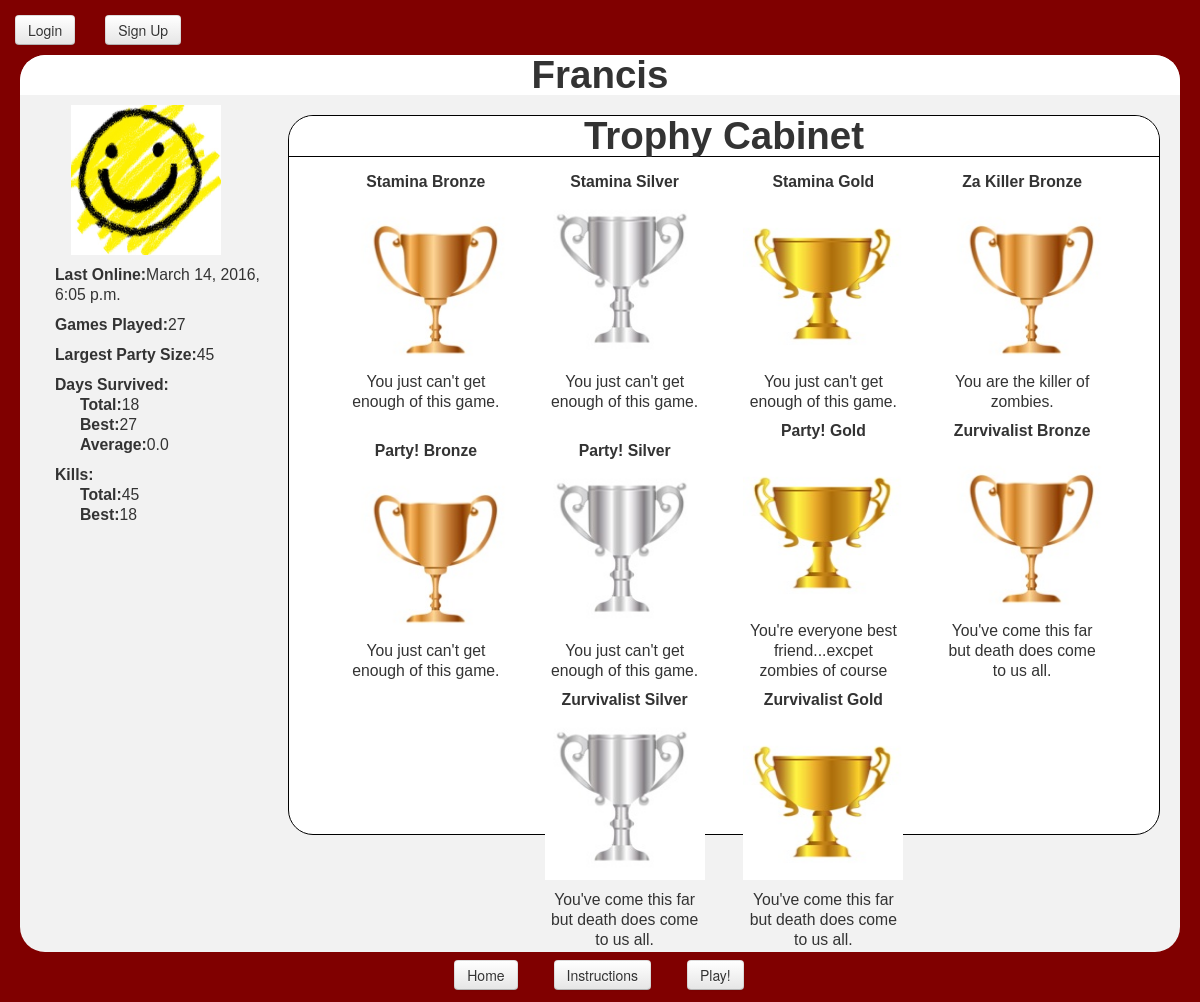
Page /zombie_search/profile/francis/ on the earlier database version.
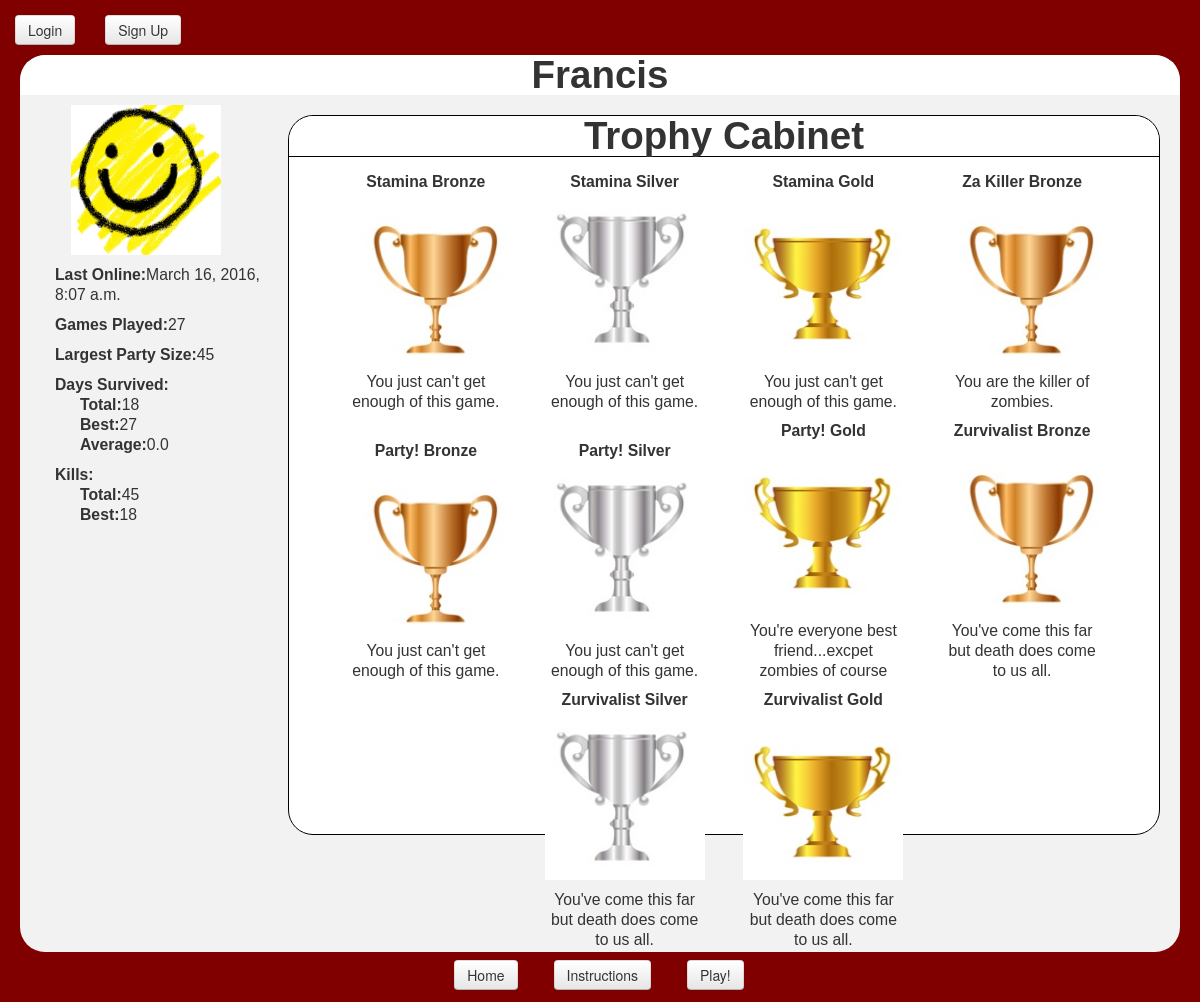
Same page on the later database version.
### zombie_search/models.py (models this page shows, shortened)
class Player(models.Model):
    user = models.OneToOneField(User)
    profile_picture = models.ImageField(upload_to = "player-proflies", blank=True)
    player_state = PickledObjectField()
    update_state = PickledObjectField()
    street = PickledObjectField()
    game_state = PickledObjectField()
    games_played = models.IntegerField(default=0)
    total_days = models.IntegerField(default=0)
    avg_days = models.FloatField(default=0.0)
    most_days_survived = models.IntegerField(default=0)
    most_kills = models.IntegerField(default=0)
    total_kills = models.IntegerField(default=0)
    most_people = models.IntegerField(default=0)
    slug = models.SlugField(unique=True)

### zombie_search/views.py (the view)
# urls.py: url(r'^profile/(?P<user_slug>[\w\-]+)/$', views.profile, name ='profile'),
def profile(request, user_slug):
    context = RequestContext(request)
    try:
        player = Player.objects.get(slug=user_slug)
    except:
        player = None
    a = Achievement.objects.filter(player=player)
    player_badges = []
    for achievement in a:
        badge = achievement.badge
        player_badges += [badge]
    u = player.user == request.user
    context_dict = {'player': player,
					'badges': player_badges,
					'u': u,
                    'slug': get_user_slug(request),
                    }
    return render_to_response('zombie_search/Profile.html', context_dict, context)

### zombie_search/models.py (called while the page is built)
    def __unicode__(self):
        return self.type

### zombie_search/views.py (called while the page is built)
def get_user_slug(request):
    username = request.user
    try:
        player = Player.objects.get(user = username)
        user_slug = player.slug
    except:
        user_slug = None
    return user_slug

### templates/zombie_search/Profile.html (shortened to what this page needs)
{% extends 'zombie_search/Base.html' %}
{% load static %}
{% block header %}{{ player.user.username }}{% endblock %}
{% block body %}
{% if player %}
	<div id="player_stats">
		{% if player.profile_picture %}
			<img src="{{ player.profile_picture }}" alt= "{{ player.user.username }}'s profile picture" />
		{% else %}
			<img src="{% static 'img/default_profilepic.jpg' %}" alt="default profile pic" />
		{% endif %}
		<ul>
			<li><strong>Last Online:</strong>{{ player.user.last_login }}</li>
			<li style="margin-top:10px"><strong>Games Played:</strong>{{ player.games_played }}</li>
			<li style="margin-top:10px"><strong>Largest Party Size:</strong>{{ player.most_people }}</li>
			<li style="margin-top:10px"><strong>Days Survived:</strong></li>
			<ul>
				<li><strong>Total:</strong>{{ player.total_days }}</li>
				<li><strong>Best:</strong>{{ player.most_days_survived }}</li>
				<li><strong>Average:</strong>{{ player.avg_days }}</li>
			</ul>
			<li style="margin-top:10px"><strong>Kills:</strong></li>
			<ul>
				<li><strong>Total:</strong>{{ player.total_kills }}</li>
				<li><strong>Best:</strong>{{ player.most_kills }}</li>
			</ul>
	</div>
	<div id="trophy">
		<h1>Trophy Cabinet</h1>
		{% for badge in badges %}
			<div id="badge">
				<li><strong>{{ badge }}</strong></li>
				<li><img src="{{ badge.icon }}" alt="{{ badge }} trophy" /></li>
				<li>{{ badge.description }}</li>
			</div>
		{% endfor %}
	</div>
{% else %}
	<strong style="float: center; font-size=200%"><br /> <br />No user found! Please try again...</strong>
{% endif %}
{% endblock %}

Differences in the rows shown:
changed Player "Francis": user.last_login "March 14, 2016, 6:05 p.m." → "March 16, 2016, 8:07 a.m."
